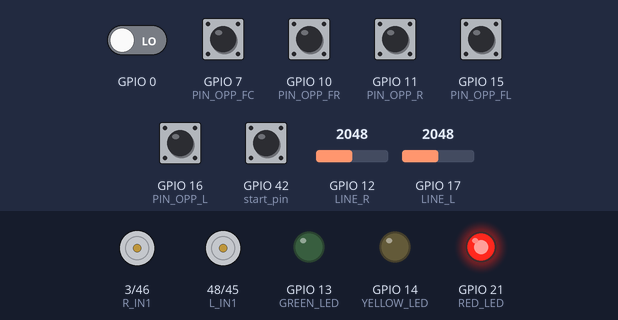
A sketch run on a simulated ESP32-S3. Parts: motor-driver pin pairs drawn as motors (green arrow = first pin HIGH = forward, orange = second pin HIGH = backward, longer = more drive, scaled by the enable pin), output pins drawn as LEDs (lit = HIGH). The test bench sets the inputs (shaded band); at power-on: GPIO 7 (PIN_OPP_FC), GPIO 10 (PIN_OPP_FR), GPIO 11 (PIN_OPP_R), GPIO 15 (PIN_OPP_FL), GPIO 16 (PIN_OPP_L) HIGH, GPIO 0, GPIO 42 (start_pin) LOW, GPIO 17 (LINE_L) = 2048, GPIO 12 (LINE_R) = 2048. What the sketch prints to the serial monitor is not drawn.

Above: at 0.8 s.
0.9 s: GPIO 42 (start_pin) pulled HIGH for 0.15 s
At 1.1 s:
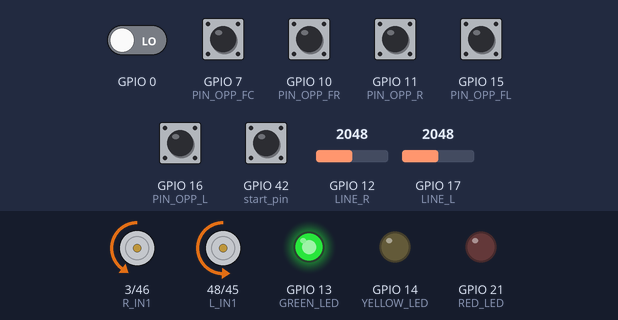
At 1.6 s:
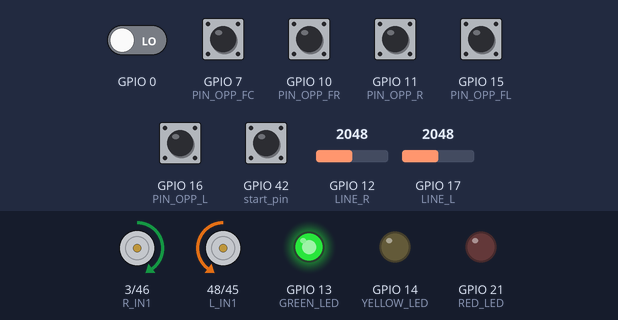
3.9 s: GPIO 17 (LINE_L) set to 3755
6.9 s: GPIO 17 (LINE_L) set to 3829
At 8.2 s:
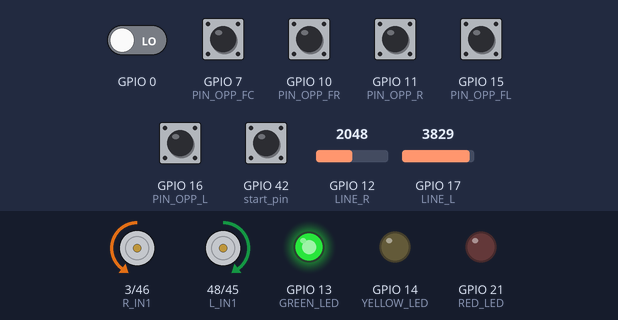
9.9 s: GPIO 12 (LINE_R) set to 3738
12.9 s: GPIO 12 (LINE_R) set to 3825
14.9 s: GPIO 0 driven HIGH
At 15.7 s:
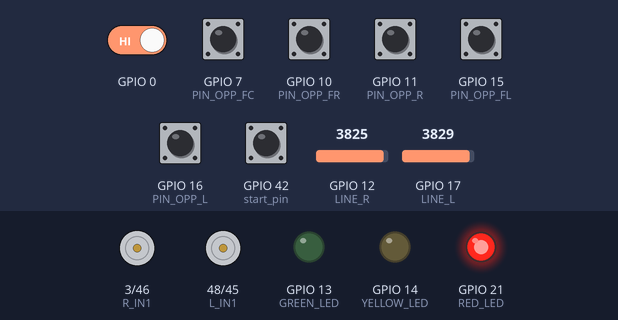
Timing chart, 0 to 17.4 s (numbered marks = the images above; inputs shaded):
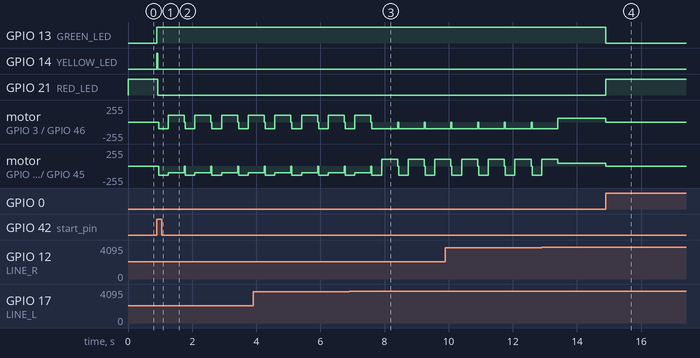

Measured:
- the behaviour switches between 3799 and 3800 on GPIO 17 (LINE_L) (found by bisection; images 2 and 3)
- after the input at 0.9 s, GPIO 13 (GREEN_LED): LOW → HIGH at once; GPIO 14 (YELLOW_LED): LOW → HIGH at once, → LOW 0.03 s later
- after the input at 14.9 s, GPIO 13 (GREEN_LED): HIGH → LOW at once; GPIO 21 (RED_LED): LOW → HIGH at once; motor on GPIO 3 (R_IN1) / GPIO 46 (R_IN2): forward 60/255 → stopped at once; motor on GPIO 48 (L_IN1) / GPIO 45 (L_IN2): forward 40/255 → stopped at once

The sketch:

Ares_ver_1_4_1.ino
```cpp
// (licence header left out)
// DEFINE FOR DIRECTIONS
#define LEFT 0
#define RIGHT 1
int searchDir = LEFT;
bool edgeActive = false ;
float k = 1.36; //-> Smoothing factor

//bool started = false;

// LINE SENSORS  (ANALOG INPUTS)
#define LINE_L 17 //
#define LINE_R 12 //

// OPP SENSORS  (DIGITAL INPUTS )
#define PIN_OPP_L  16
#define PIN_OPP_FL 15
#define PIN_OPP_FC 7
#define PIN_OPP_FR 10
#define PIN_OPP_R 11

// LEFT MOTOR
#define L_IN1  48
#define L_IN2  45
#define PWM_L  47

// RIGHT MOTOR
#define R_IN1  3
#define R_IN2  46
#define PWM_R   9

// LEDS
#define RED_LED  21
#define YELLOW_LED  14
#define GREEN_LED  13

// PID PARAMETERS
float Kp = 1.75;     /*Numbers may have to change through testing*/
float Ki = 0.27;
float Kd = 0.01;

float pidError = 0;
float pidLastError = 0;
float pidIntegral = 0;

//IR PIN
const int start_pin = 42;
//int code = 0;

enum RobotState {
  STOP, ATTACK, START
};
//Initial State
RobotState currentState = STOP;

//---Function to handle the right motor---
void motorRight(int speed){
  if (speed >= 0 ){
    digitalWrite(L_IN1, HIGH); digitalWrite(L_IN2, LOW);
  } else {
    digitalWrite(L_IN1, LOW); digitalWrite(L_IN2, HIGH); speed = -speed;
  }
  analogWrite(PWM_R, constrain(speed, 0, 255));
}
//---Function to handle the left motor---
void motorLeft(int speed){
  if (speed >= 0 ){
    digitalWrite(R_IN1, HIGH); digitalWrite(R_IN2, LOW);
  } else {
    digitalWrite(R_IN1, LOW); digitalWrite(R_IN2, HIGH); speed = -speed;
  }
  analogWrite(PWM_L, constrain(speed, 0, 255));
}
//---Function to stop the robot when it needs---
void motorStop(){
  analogWrite(PWM_L, 0); analogWrite(PWM_R, 0);
}

//---Search Function---
void search(int line_L, int line_R, int dir){
  // MOVE IN A CIRCULAR MOTION
  if (dir == LEFT){
   motorRight(40);
   motorLeft(60);
  } else {
   motorRight(60);
   motorLeft(40);
  }
  //debugMsg("SEARCH DIR: " + String(dir));
}
//---Function that detects whether the robot is inside the ring area or at the edges---
void foundEdge(int dir){
  static unsigned long edgeStart = 0;
  static int edgeState = 0;
   int i = k*100;
 switch(edgeState){
    //REVERSE
    case 0 :
    edgeStart = millis();
    motorRight(-i);
    motorLeft(-100);
    edgeState = 1;  // MOVE TO NEXT CASE
    break;

    case 1:    // ΑΛΛΑΓΕΣ ΓΙΑ ΑΝΑ ΔΩ ΑΜΑ ΟΝΤΩΣ ΕΙΝΑΙ 180
    if (millis() - edgeStart >= 300) {
      edgeStart = millis();
       //ROTATE
      if (dir == LEFT){
       // ROTATE LEFT BACKWARDS
       motorRight(100);
       motorLeft(-100);
      } else {
       // ROTATE RIGHT BACKWARDS
       motorRight(-100);
       motorLeft(100);
      }
      edgeState = 2 ;    // MOVE TO NEXT CASE
    }
    break;

    case 2:
     if ( millis() - edgeStart >= 500){
      //edgeStart = millis();
      // STOP MOTORS
       motorStop();
       edgeState = 3;   // MOVE THE NEXT CASE
     } break;

    case 3 :
      edgeState = 0 ;  // RESET TO BE READY FOR THE NEXT EVENT
      edgeActive = false ;
      break ;
  }
}
/*
void AOS(){
  static unsigned long aosStart = 0;
  static int aosStep = 0;
  bool aosFinished = false ;

  while (!aosFinished ){
  switch(aosStep) {
    case 0: // Ξεκίνα το χρόνο
      aosStart = millis();
      motorStop();
      aosStep = 1;
      //debugMsg
      Serial.println("AOS: Waiting...");
      break;

    case 1: // Περίμενε 1.5 δευτερόλεπτο
      if (millis() - aosStart >= 1500) {
        aosStart = millis();
        motorLeft(175);
        motorRight(175);
        aosStep = 2;
        //debugMsg
        Serial.println("AOS: Moving!");
      }
      break;

    case 2: // Κινήσου για 500ms και μετά σταμάτα
      if (millis() - aosStart >= 500) {
        motorStop();
        aosFinished = true; // ΑΥΤΟ ΕΙΝΑΙ ΤΟ ΚΛΕΙΔΙ για να βγει από το while
       // currentState = SEARCH; // Γύρνα αυτόματα σε SEARCH mode
        //debugMsg
        Serial.println("AOS Done -> Searching");
      }
      break;
    }
  }
}
*/
//---PID Function---
int PID(int error) {
   pidError = (float)error;
   pidIntegral += pidError;
   float derivative = pidError - pidLastError;

   float output = Kp * pidError + Ki * pidIntegral + Kd * derivative;

   // SPEED LIMITATION FOR SMOTHER MOVEMENT
   if (output > 40) output = 40;
   if (output < -40) output = -40;

   pidLastError = pidError;
   return (int)output;
}
//---Function that implements the Fuzzy Logic Algorithm using the correction from the PID Algorithm in order to attack.
void fuzzyAttack(int line_L, int line_R) {
 //MAP OPPONENT SENSORS TO FUZZY DIRECTION
  //int fuzzyL  =  (digitalRead(PIN_OPP_L)  == LOW) ;
  int fuzzyFL =  (digitalRead(PIN_OPP_FL)  == LOW) ;
  int fuzzyFR =  (digitalRead(PIN_OPP_FR)  == LOW) ;
  //int fuzzyR  =  (digitalRead(PIN_OPP_R)  == LOW) ;
  int fuzzyFC = (digitalRead(PIN_OPP_FC) == LOW);

  // OPPONENT DIRECTION (-100 LEFT, +100 RIGHT)
  int opponentDir = (fuzzyFR *60 /*+ fuzzyR*100*/) - (fuzzyFL*60 /*+ fuzzyL*100*/);
  //Calling the PID function to get the correction
  int correction = PID(opponentDir);

  int baseSpeed = (digitalRead(PIN_OPP_FC) == LOW) ? 255 : 150; // BASE FORWARD SPEED
  int leftSpeed  = baseSpeed - correction;
  int rightSpeed = (baseSpeed + correction)*k; //-> Using the smoothing factor to "balance" the movement of each motor

  // CLAMP SPEEDS
  leftSpeed  = constrain(leftSpeed, -255, 255);
  rightSpeed = constrain(rightSpeed, -255, 255);

  motorLeft(leftSpeed);
  motorRight(rightSpeed);
}

void setup() {
 Serial.begin(115200);
  // MOTOR PINS
  pinMode(L_IN1, OUTPUT);
  pinMode(L_IN2, OUTPUT);
  pinMode(R_IN1, OUTPUT);
  pinMode(R_IN2, OUTPUT);
  pinMode(PWM_L, OUTPUT);
  pinMode(PWM_R, OUTPUT);


  //pinMode(STBY,  OUTPUT);
  //pinMode(IR_PIN, INPUT);
  //digitalWrite(STBY, HIGH);

   // LED PINS
  pinMode(RED_LED, OUTPUT);
  pinMode(YELLOW_LED, OUTPUT);
  pinMode(GREEN_LED, OUTPUT);

  // SENSOR PINS
  pinMode(LINE_L, INPUT_PULLUP);
  pinMode(LINE_R, INPUT_PULLUP);
  pinMode(PIN_OPP_L,  INPUT_PULLUP);
  pinMode(PIN_OPP_FL, INPUT_PULLUP);
  pinMode(PIN_OPP_FC, INPUT_PULLUP);
  pinMode(PIN_OPP_FR, INPUT_PULLUP);
  pinMode(PIN_OPP_R,  INPUT_PULLUP);

  pinMode(start_pin, INPUT);

  //!started
  motorStop();
  digitalWrite(RED_LED, HIGH );

  while (digitalRead(start_pin) == LOW ){
    delay(5);
    }
  digitalWrite(RED_LED, LOW);
  digitalWrite(YELLOW_LED, HIGH);


  /*
  unsigned long startWait = millis();
  while(millis() - startWait < 5000) {
    digitalWrite(YELLOW_LED, HIGH);
    currentState = STOP;
    if (digitalRead(start_pin) == LOW){
      digitalWrite(YELLOW_LED, HIGH);
      while(digitalRead(start_pin) == LOW); // wait for the start to be pressed
      startWait = millis();
    }
  }
  digitalWrite(YELLOW_LED, LOW);

  AOS();*/
  currentState = START;
}

void loop() {
  //Reading the color of the arena continiously
  int line_L = analogRead(LINE_L);
  int line_R = analogRead(LINE_R);

  if (digitalRead(start_pin == LOW)){
    currentState = STOP;
  }else if ( currentState == STOP && digitalRead(start_pin) == HIGH ){
    currentState = START;
  }

  switch(currentState){
    case START:
    digitalWrite(RED_LED, HIGH);
    digitalWrite(YELLOW_LED, HIGH);
    digitalWrite(GREEN_LED, HIGH);
    if (line_L < 3800 || line_R < 3800 || digitalRead(PIN_OPP_FL) == LOW ||
    digitalRead(PIN_OPP_FR) == LOW || digitalRead(PIN_OPP_FC) == LOW ){
      currentState = ATTACK;
    }

    static unsigned long aosTimer = millis();
   // case 1: waiting ( 1.5 s)
      if (millis() - aosTimer < 1500) {
        motorStop();
      }
      // case 2: movement  (500ms)
      else if (millis() - aosTimer < 2000) {
        motorLeft(175);
        motorRight(175);
      }
      // case 3: finish AOS
      else {
        currentState = ATTACK;
      }
      break;

    case ATTACK:
    digitalWrite(RED_LED, LOW);
    digitalWrite(YELLOW_LED, LOW);
    digitalWrite(GREEN_LED, HIGH);

    if(edgeActive == true) {
      foundEdge(searchDir);
      Serial.println("Edge Detected! 2.0");
      return;
    }
    if(line_L < 3800){
      edgeActive=true;
      Serial.println("Left Edge detected! 2.0");
      searchDir = RIGHT; //Toggle direction
    }
    else if (line_R < 3800) {
      edgeActive = true;
      Serial.println("Right Edge detected! 2.0");
      searchDir = LEFT; //Toggle direction
    }
    else if (digitalRead(PIN_OPP_FL) == LOW || digitalRead(PIN_OPP_FR) == LOW || digitalRead(PIN_OPP_FC) == LOW) {
      fuzzyAttack(line_L, line_R);
      Serial.println("ATTACK 2.0");
    }
    else if(digitalRead(PIN_OPP_L) == LOW ) {
      motorRight(200);
      motorLeft(-200);
      Serial.println("LEFT SIDE DETECTED 2.0");
      delay(175);
    }
    else if(digitalRead(PIN_OPP_R) == LOW) {
      motorRight(-200);
      motorLeft(200);
      Serial.println("RIGHT SIDE DETECTED 2.0");
      delay(175);
    }
    else {
      search(line_L, line_R,searchDir);
      Serial.println("SEARCH 2.0");
    }
      /*motorLeft(250);
      motorRight(250);*/
      break;

      case STOP:
      digitalWrite(RED_LED, HIGH);
      digitalWrite(GREEN_LED, LOW);

      motorStop();
      break;
  }
  delay(25); //We may have to completely remove it and use the millis() function
}
```
